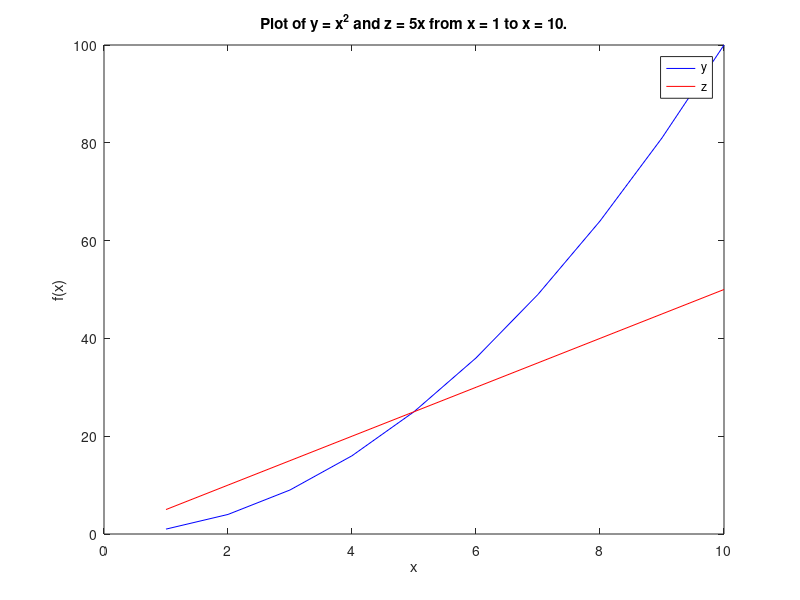
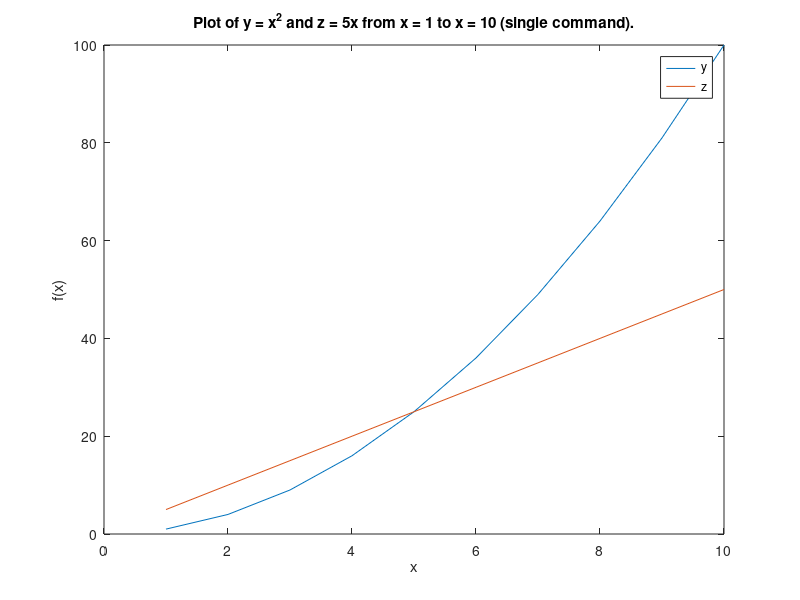

The MATLAB source for these figures, in order:
%% 2.086 RECITATION 3
%  Spring 2013 - modified by A Valenzuela

%% creating single-index arrays

% manual
x = [ 2 3 7 ]

% colon
y = [3:6]
y = [1:2:7]

% concatenation
z = [ x y ]
z = [ 0 z 0 ]

% looped concatenation
x = [] ;
for i = 1:5
    x = [ x i ]
end

% special functions
x = zeros(1,4)
y = ones(1,4)


%% indexing

% basic indexing
x = [ 0:5:25 ]
x(2)
x([1,3,4])

% indexed assignment
x([2,5]) = [ 0 0 ]


%% arithmetic operations

% addition and substraction
x = [ 2 8 3 ] ;
y = [ 1 2 3 ] ;
z = x+y
z = x-y

% element-wise multiplication, division, and exponentiation
z = x.*y
z = x./y
z = x.^y


%% functions

% element-wise function evaluation
x = [ 4 9 16 ] ;
z = sqrt(x)

% array-specific functions
x = [ 1 13 5 4 ] ;
length(x)
sum(x)
max(x)
sort(x)
fliplr(x)


%% logical arrays

% logical operations
x = [ 4 9 16 ] ;
y = [ 3 9 21 ] ;
z = ( x == 4 )
z = ( x >= y )
z = ( x == 4 ) | ( x == 16 )

% logical indexing
ind = find(z)
x(ind);


%% plotting

% basic plotting
x = [ 1:10 ] ;
y = x.^2 ;
plot(x,y,'b')

% multiple plots
z = x*5 ;
hold on
plot(x,z,'r')

% trimmings
legend('y','z')
xlabel('x')
ylabel('f(x)')
title(['Plot of y = x^2 and z = 5x from x = ' num2str(x(1)) ' to x = ' ...
       num2str(x(end)) '.'])

% multiple plots with one plot command
figure
plot(x,y,x,z)
legend('y','z')
xlabel('x')
ylabel('f(x)')
title(['Plot of y = x^2 and z = 5x from x = ' num2str(x(1)) ' to x = ' ...
       num2str(x(end)) ' (single command).'])

% documentation
help plot

